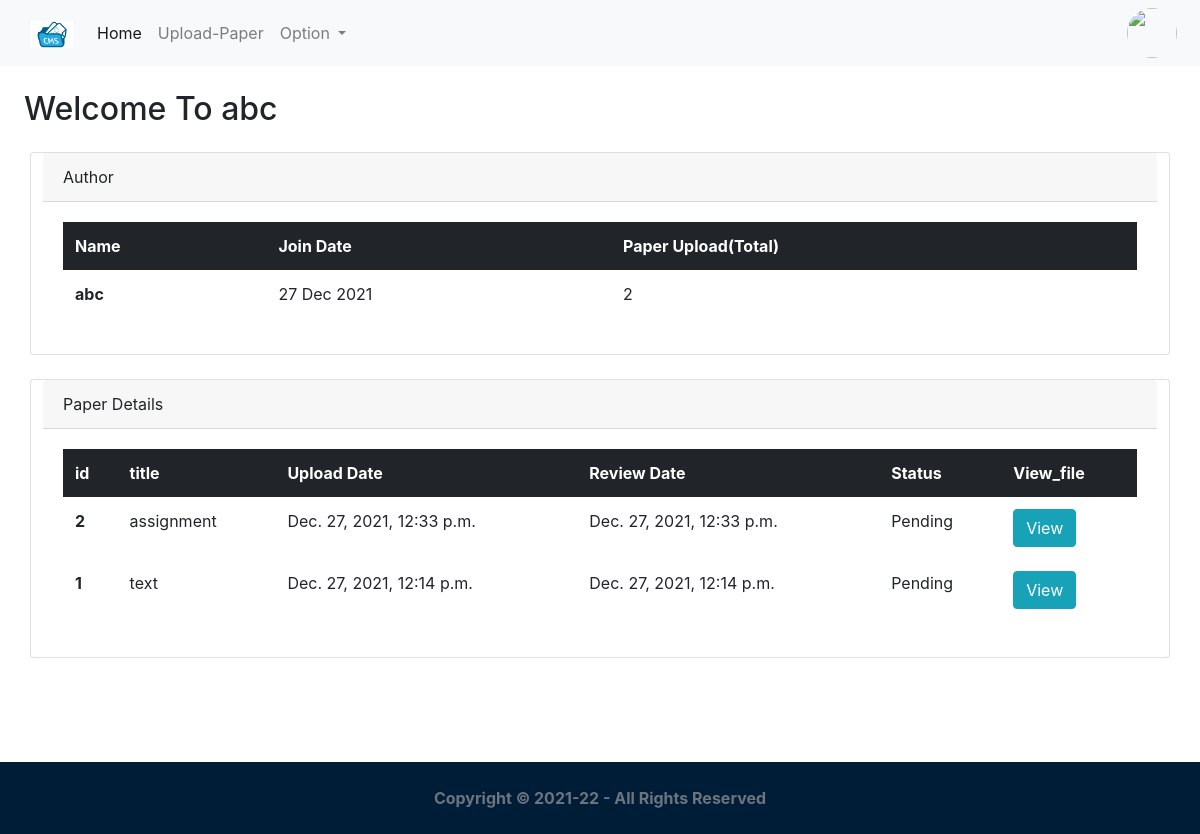
Page /feed/ (signed in) on the earlier database version.
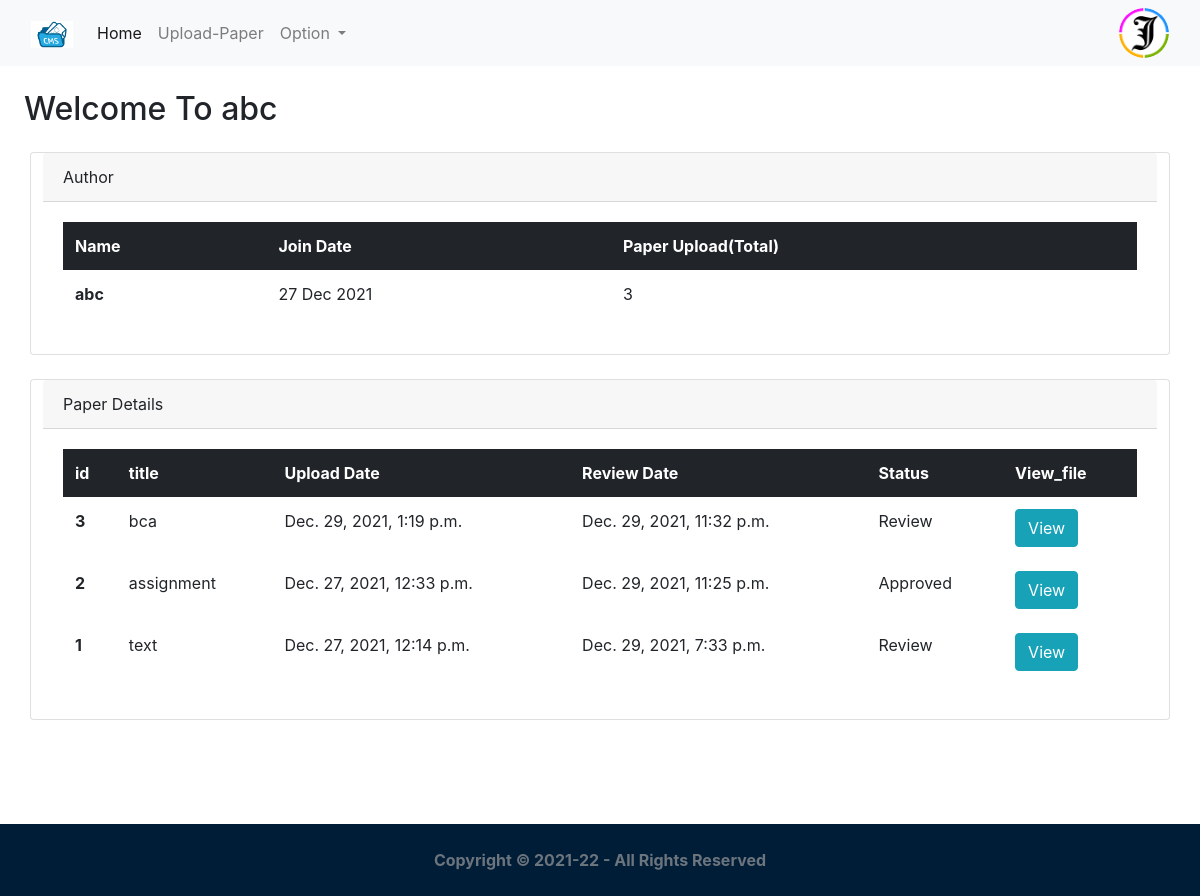
Same page on the later database version.
### accounts/models.py (models this page shows, shortened)
class User(AbstractUser):
    picture = models.ImageField(upload_to='profile_pictures', null=True, blank=True)
    full_name = models.CharField(max_length=100, help_text='Help people discover your account by using the name you\'re known by: either your full name, nickname, or business name.')
    email = models.EmailField(unique=True)
    bio = models.TextField(null=True, blank=True, help_text='Provide your personal information, even if the account is used for a business, a pet or something else. This won\'t be a part of your public profile.')
    mobile = models.CharField(max_length=20, null=True, blank=True)
    address = models.CharField(max_length=100,null=True,blank=True)
    city = models.CharField(max_length=50,null=True,blank=True)
    gender = models.CharField(max_length=10, choices=GENDER_CHOICES, null=True, blank=True)
    is_private_account = models.BooleanField(default=False)
    created_on = models.DateTimeField(auto_now_add=True)
    first_name = None
    last_name = None
    username = None
    USERNAME_FIELD = 'email'
    REQUIRED_FIELDS = ['full_name']
    objects = CustomUserManager()

### core/models.py (models this page shows, shortened)
class Paper(models.Model):
	title = models.CharField(max_length=100)
	description = models.CharField(max_length=200)
	status = models.CharField(max_length=30,default='Submitted')
	file = models.FileField(upload_to='author_files/') # taking files from author
	user = models.ForeignKey(User, on_delete=models.CASCADE)
	created_on = models.DateTimeField(auto_now_add=True)
	updated_on = models.DateTimeField(null=True)
	class Meta:
		ordering = ['-created_on']

### core/views.py (the view)
# urls.py: 2. Add a URL to urlpatterns:  path('', Home.as_view(), name='home')
class Home(View):
	template_name='core/feed.html'
	template_name1='core/reviewer.html'
	def get(self,request):
		if Reviewer.objects.filter(user=request.user).exists():
			obj=PaperAssign.objects.filter(review=request.user.reviewer.id)
			pp=obj.exists()
			if pp:
				obj=PaperAssign.objects.filter(review=request.user.reviewer.id)
				result=PaperAssign.objects.filter(Q(review=request.user.reviewer.id) & Q(is_review=False)).values_list('is_review',flat=True).aggregate(total=Count('is_review'))
				obj1=request.user.reviewer.assigned_paper.select_related('assign_paper').annotate(paper=F('assign_paper')).values_list('paper',flat=True)
				context={'mylist': zip(obj, obj1),'result':result}
				return render(request,self.template_name1,context)
			messages.error(request,"No Any Paper Assigned !",extra_tags="error")
			return render(request,self.template_name1)
		else:
			p=Paper.objects.filter(user=request.user).exists()
			if p:
				obj=Paper.objects.filter(user=request.user).all()
				obj1=Paper.objects.filter(user=request.user).aggregate(total_paper=Count('user'))
				context={'obj':obj,'obj1':obj1}
				return render(request,self.template_name,context)
			messages.error(request,"No Any Document Uploaded !",extra_tags="error")
			return render(request,self.template_name)

### core/templates/core/feed.html (shortened to what this page needs)
{% extends 'core/base.html' %}
{% load static %}
{% block content %}
<h2 class="m-4">Welcome To {{request.user.full_name}}</h2>
<div class="container">
    <div class="row my-4">
        <div class="card">
          <div class="card-header">
            Author
          </div>
          <div class="card-body">
            <table class="table  table-borderless">
              <thead class="table-dark">
                <tr>
                  <th scope="col">Name</th>
                  <th scope="col">Join Date</th>
                  <th scope="col">Paper Upload(Total)</th>
                </tr>
              </thead>
              <tbody>
                <tr>
                  <th scope="row">{{request.user.full_name}}</th>
                  <td>{{request.user.created_on|date:"d M Y"}}</td>
                  <td>{{obj1.total_paper}}</td>
                </tr>
                </tbody>
            </table>
          </div>
        </div>
    </div>
    <div class="row my-4">
        <div class="card">
          <div class="card-header">
            Paper Details
          </div>
          <div class="card-body">
            <table class="table  table-borderless">
              <thead class="table-dark">
                <tr>
                  <th scope="col">id</th>
                  <th scope="col">title</th>
                  <th scope="col">Upload Date</th>
                  <th scope="col">Review Date</th>
                  <th scope="col">Status</th>
                  <th scope="col">View_file</th>
                </tr>
              </thead>
              <tbody>
                {% for obj in obj %}
                <tr>
                  <th scope="row">{{obj.id}}</th>
                  <td>{{obj.title}}</td>
                  <td>{{obj.created_on}}</td>
                  <td>{{obj.updated_on}}</td>
                  <td>{{obj.status}}</td>
                  <td><a href="{{obj.file.url}}"  target="_blank_" class="btn btn-info">View</a></td>
                </tr>
                {% endfor %}
                </tbody>
            </table>
          </div>
        </div>
    </div>
</div>
<div style="height:10vh;">
    </div>
{% endblock %}

### core/templates/core/base.html (shortened to what this page needs)
{% load static %}
<!doctype html>
<html lang="en">
  <head>
    <link href="https://cdn.jsdelivr.net/npm/bootstrap@5.1.3/dist/css/bootstrap.min.css" rel="stylesheet">
    <link rel="stylesheet" href="https://cdn.jsdelivr.net/npm/bootstrap-icons@1.4.0/font/bootstrap-icons.css">
    <link rel="stylesheet" type="text/css" href="{% static 'styles/bootstrapmin4.css' %}">
  </head>
  <body>
   <nav class="navbar navbar-expand-lg navbar-light bg-light">
  <div class="container-fluid">
    <a class="navbar-brand" href="#"><img alt="Brand" style="max-width:42px;"  src="{% static 'image/img5.png' %}"></a>
    <div class="collapse navbar-collapse" id="navbarSupportedContent">
      <ul class="navbar-nav me-auto mb-2 mb-lg-0">
        <li class="nav-item">
          <a class="nav-link active" aria-current="page" href="{% url 'home_view' %}">Home</a>
        </li>
        <li class="nav-item">
          <a class="nav-link" href="{% url 'upload_paper_view' %}">Upload-Paper</a>
        </li>
        <li class="nav-item dropdown">
          <a class="nav-link dropdown-toggle" href="#" id="navbarDropdown" role="button" data-bs-toggle="dropdown" aria-expanded="false">
            Option
          </a>
        </li>
      </ul>
      <div class="btn-group">
        {% if user.picture %}
                            <img src="{{ user.picture.url }}"  class="rounded-circle z-depth-0 offset-md-2 " style="height: 50px;width: 60px" id="navbarDropdown"  data-bs-toggle="dropdown" aria-expanded="false">
                    {% else %}
                        <img src="https://i.pinimg.com/originals/51/f6/fb/51f6fb256629fc755b8870c801092942.png"  class="rounded-circle z-depth-0 offset-md-2 " style="height: 50px;width: 50px" id="navbarDropdown"  data-bs-toggle="dropdown" aria-expanded="false">
                    {% endif %}
    </div>
  </div>
</nav>
  {% block content %}{% endblock %}
  {% include 'components/footer.html' %}
  </body>
</html>

### core/templates/components/footer.html
<footer class="footer mt-auto  bg-light">
  <div class="container-fluid "  style="background-color:#001D38;">
    <div class="row">
          <div class="col-sm-6 py-4 mx-auto text-center" style="width:auto"><span class="text-muted"><strong>Copyright &copy; 2021-22 - All Rights Reserved </strong></span>
          </div>
    </div>
  </div>
</footer>

Differences in the rows shown:
changed User "abc": picture: picture added
added Paper: id "3", title "bca", created_on "Dec. 29, 2021, 1:19 p.m.", updated_on "Dec. 29, 2021, 11:32 p.m.", status "Review"
changed Paper "assignment": updated_on "Dec. 27, 2021, 12:33 p.m." → "Dec. 29, 2021, 11:25 p.m."; status "Pending" → "Approved"
changed Paper "text": updated_on "Dec. 27, 2021, 12:14 p.m." → "Dec. 29, 2021, 7:33 p.m."; status "Pending" → "Review"
Other differences:
{{ obj1.total_paper }}: "2" → "3"
